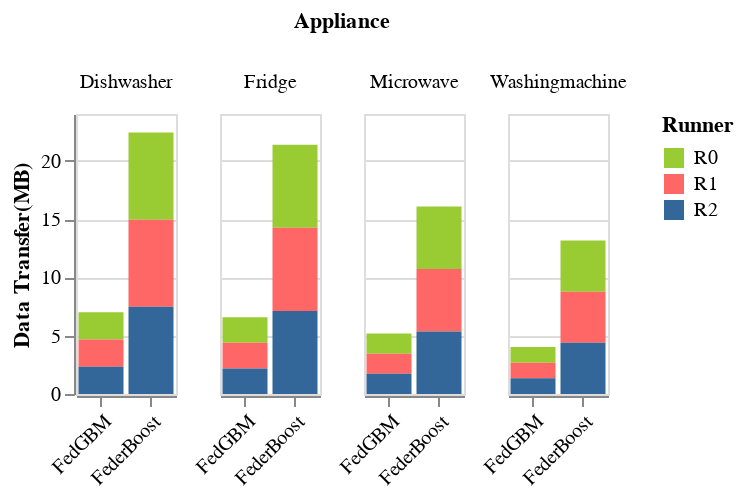

Source (notebook cell):
### Code cell
# alt.hconcat(chart1, chart2)
# save(chart1|chart2,'C:/Users/chang/Desktop/SIGMOD2022/chart.pdf')
chart1

### Figure 1 — Vega-Lite specification as saved in the notebook (floating-point values rounded to 4 significant figures; data arrays with more than 128 entries replaced by an {"elided": "..."} marker saying what was removed)
{"config": {"view": {"continuousWidth": 400, "continuousHeight": 300}}, "data": {"name": "data-0b1da81bf020aa75470560ef977b625d"}, "mark": "bar", "encoding": {"color": {"type": "nominal", "field": "Runner", "legend": {"title": "Runner"}, "scale": {"domain": ["R0", "R1", "R2"], "range": ["#99cc33", "#FF6666", "#336699"]}}, "column": {"type": "nominal", "field": "Appliance"}, "x": {"type": "ordinal", "axis": {"labelAngle": -45}, "field": "method", "title": ""}, "y": {"type": "quantitative", "aggregate": "mean", "field": "volumn", "title": "Data Transfer(MB)"}}, "height": 140, "width": 50, "$schema": "https://vega.github.io/schema/vega-lite/v4.8.1.json", "datasets": {"data-0b1da81bf020aa75470560ef977b625d": {"elided": "216 records"}}}
